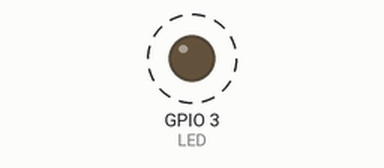
Simulated run of this sketch. Board: ESP32-C3. On the bench: output pins drawn as LEDs (lit = HIGH). Dashed ring = blinking.

Above: at 0.2 s.
Timing chart, 0 to 3.0 s (numbered marks = the images above):
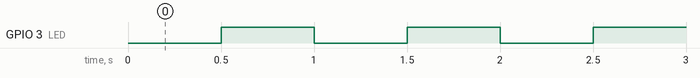

Measured:
- by itself, GPIO 3 (LED): alternates HIGH for 0.50 s and LOW for 0.50 s

The sketch:

test-esp32-c3.ino
```cpp
const uint8_t LED = 3;

void setup() {
  pinMode(LED, OUTPUT);
}

void loop() {
  digitalWrite(LED, LOW);
  delay(500);
  digitalWrite(LED, HIGH);
  delay(500);
}
```
